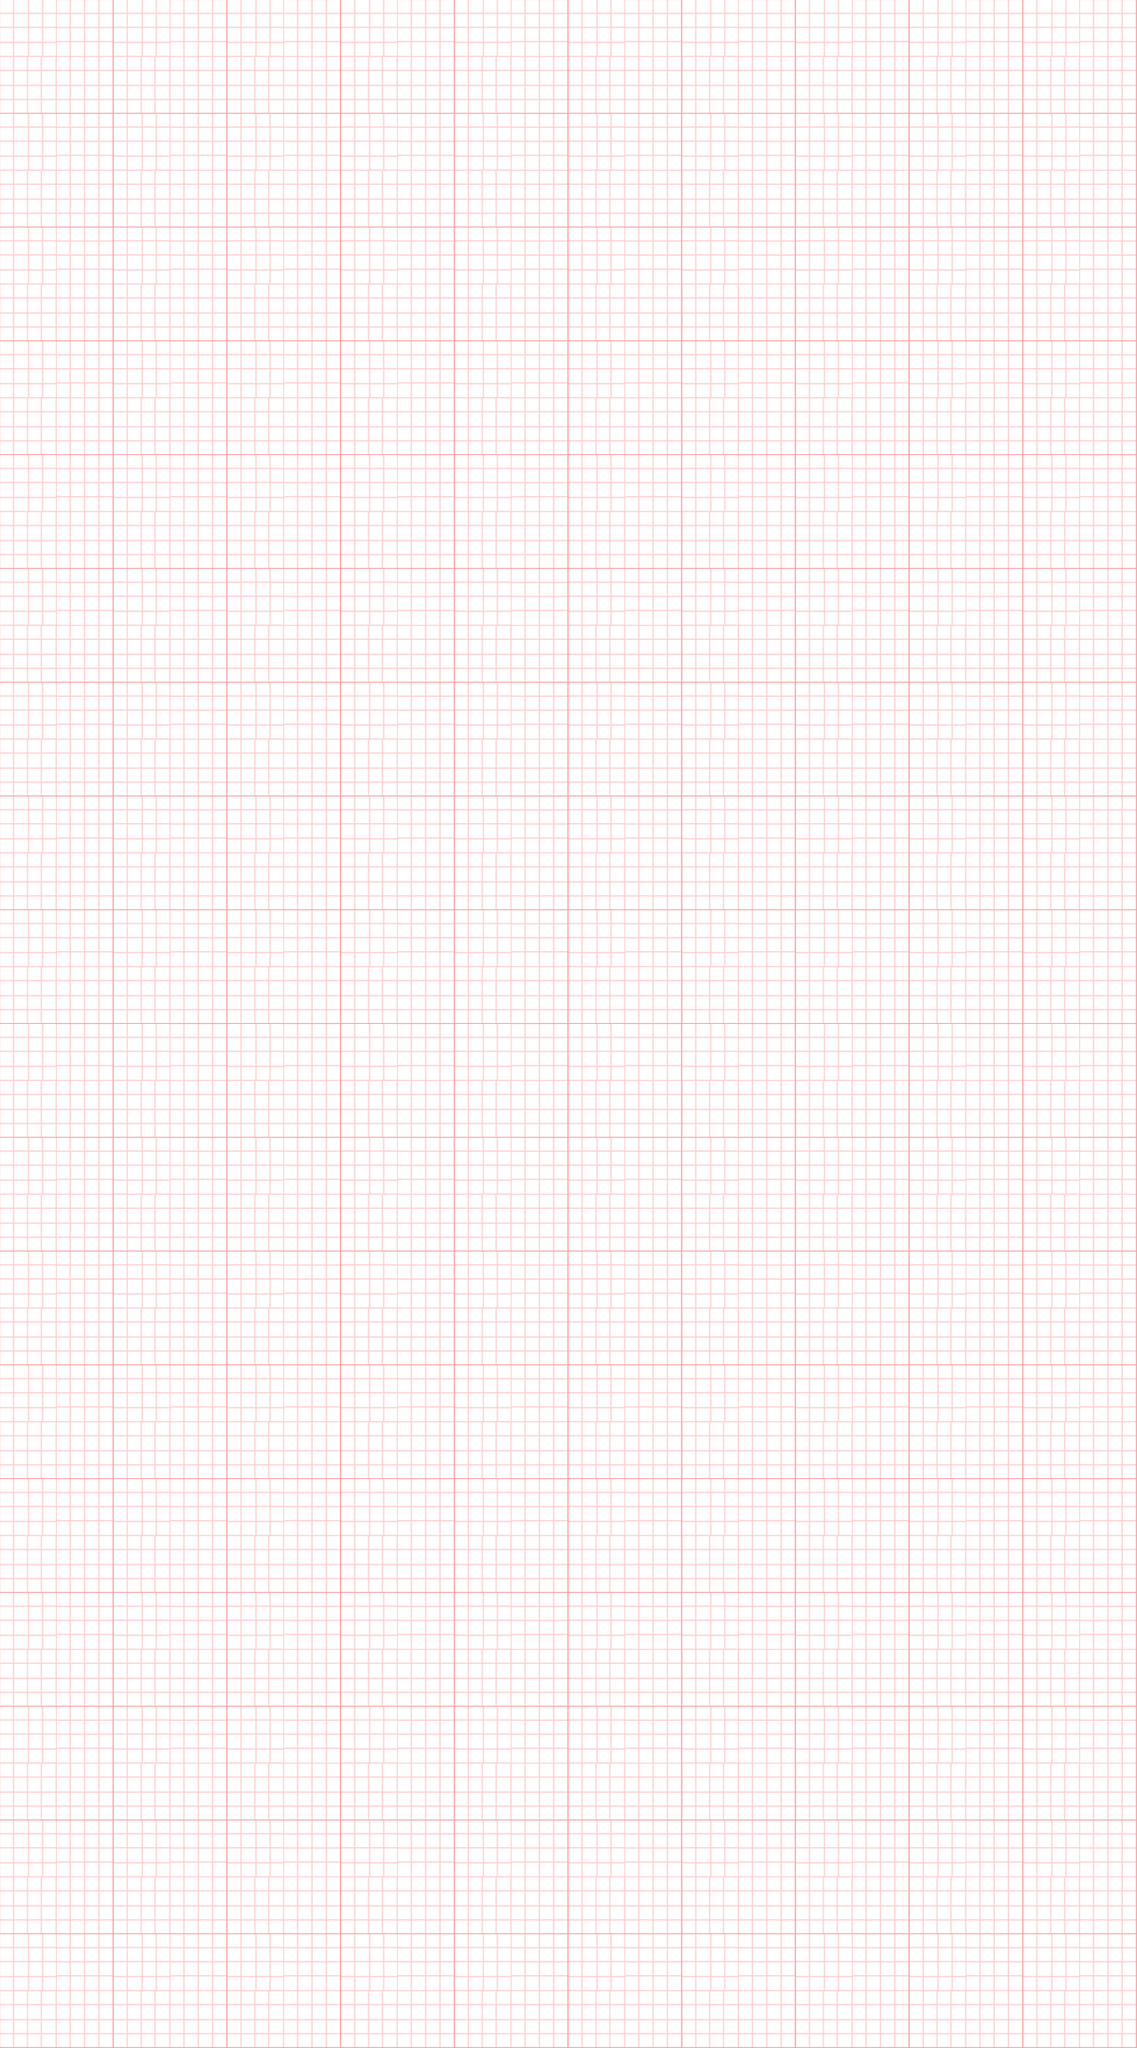

A 2D game scene composited from a Tiled map and its tileset images. What follows is a short description and the map's XML, with each tile layer's data collapsed to a summary:
An orthogonal 10x18 tile map with 128x128 px tiles, 1 tile layer (块层 1).

<map version="1.0" orientation="orthogonal" renderorder="right-down" width="10" height="18" tilewidth="128" tileheight="128" nextobjectid="1">
 <tileset firstgid="1" name="red_tiles" tilewidth="128" tileheight="128" tilecount="1">
  <image source="red_tiles.png" width="128" height="128" />
 </tileset>
 <layer name="块层 1" width="10" height="18">
  <data>[180 cells, 180 non-empty, 1 distinct tile ids]</data>
 </layer>
</map>
